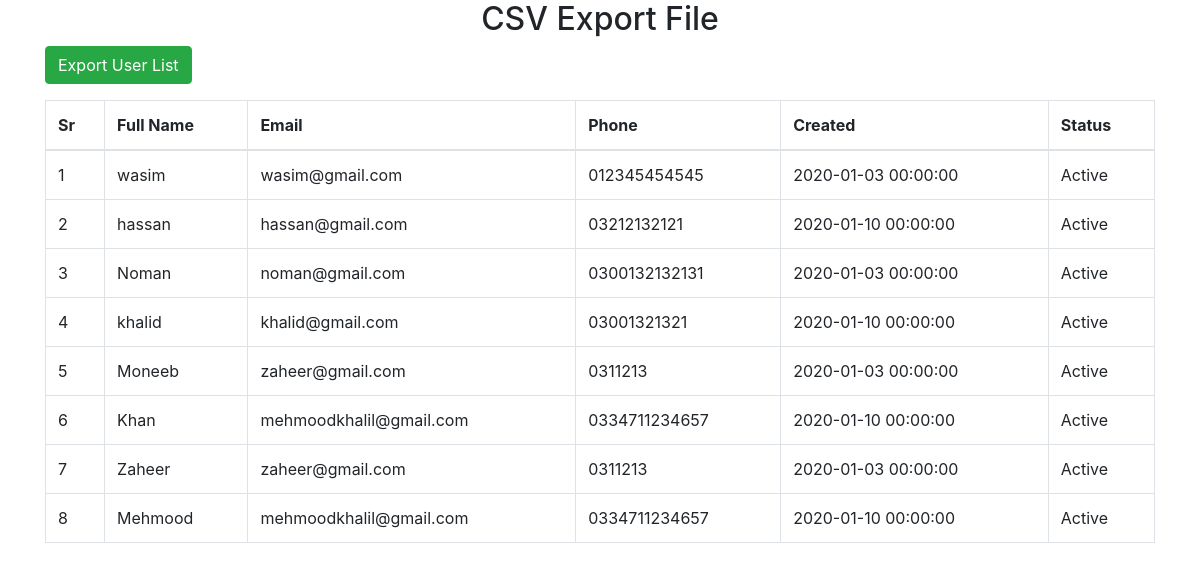
The page / on the database its author committed.
### tables this page shows
CREATE TABLE IF NOT EXISTS `users` (
  `id` int(11) NOT NULL AUTO_INCREMENT,
  `full_name` varchar(255) NOT NULL,
  `email` varchar(256) NOT NULL,
  `phone` varchar(255) NOT NULL,
  `created_at` datetime NOT NULL,
  `updated_at` datetime NOT NULL,
  `is_active` enum('1','0') NOT NULL DEFAULT '1',
  PRIMARY KEY (`id`)
);

### index.php (the view, shortened to what this page needs)
<!doctype html>
<html lang="en">
  <head>
    <link rel="stylesheet" href="https://maxcdn.bootstrapcdn.com/bootstrap/4.0.0/css/bootstrap.min.css">
  </head>
  <body>
    <h2 style="text-align: center;">CSV Export File</h2>
    <div class="container">
    <div class="panel panel-default">
        <div class="panel-heading">
            <a href="export.php" class="btn btn-success pull-right">Export User List</a>
        </div>
        <div class="panel-body pt-3">
            <table class="table table-bordered">
                <thead>
                    <tr>
                      <th>Sr</th>
                      <th>Full Name</th>
                      <th>Email</th>
                      <th>Phone</th>
                      <th>Created</th>
                      <th>Status</th>
                    </tr>
                </thead>
                <tbody>
                <?php
                    include 'db.php';
                    $query = "SELECT * FROM users ORDER BY id DESC";
                    $runQuery = mysqli_query($conn, $query);
                    if(mysqli_num_rows($runQuery) > 0){
                      $sr = 1;
                        while ($row = mysqli_fetch_array($runQuery)){
                      ?>
                    <tr>
                      <td><?php echo $sr; ?></td>
                      <td><?php echo $row['full_name']; ?></td>
                      <td><?php echo $row['email']; ?></td>
                      <td><?php echo $row['phone']; ?></td>
                      <td><?php echo $row['created_at']; ?></td>
                      <td><?php echo ($row['is_active'] == '1')?'Active':'Inactive'; ?></td>
                    </tr>
                    <?php
                    $sr++;
                    }
                  }
                  else{ ?>
                    <tr><td colspan="5">Users Data not found.....</td></tr>
                    <?php } ?>
                </tbody>
            </table>
        </div>
    </div>
</div>
  </body>
</html>

### rows shown on the page
users: full_name "wasim", email "wasim@gmail.com", phone "012345454545", created_at "2020-01-03 00:00:00", is_active "Active"
users: full_name "hassan", email "hassan@gmail.com", phone "03212132121", created_at "2020-01-10 00:00:00", is_active "Active"
users: full_name "Noman", email "noman@gmail.com", phone "0300132132131", created_at "2020-01-03 00:00:00", is_active "Active"
users: full_name "khalid", email "khalid@gmail.com", phone "03001321321", created_at "2020-01-10 00:00:00", is_active "Active"
users: full_name "Moneeb", email "zaheer@gmail.com", phone "0311213", created_at "2020-01-03 00:00:00", is_active "Active"
users: full_name "Khan", email "mehmoodkhalil@gmail.com", phone "0334711234657", created_at "2020-01-10 00:00:00", is_active "Active"
users: full_name "Zaheer", email "zaheer@gmail.com", phone "0311213", created_at "2020-01-03 00:00:00", is_active "Active"
users: full_name "Mehmood", email "mehmoodkhalil@gmail.com", phone "0334711234657", created_at "2020-01-10 00:00:00", is_active "Active"
